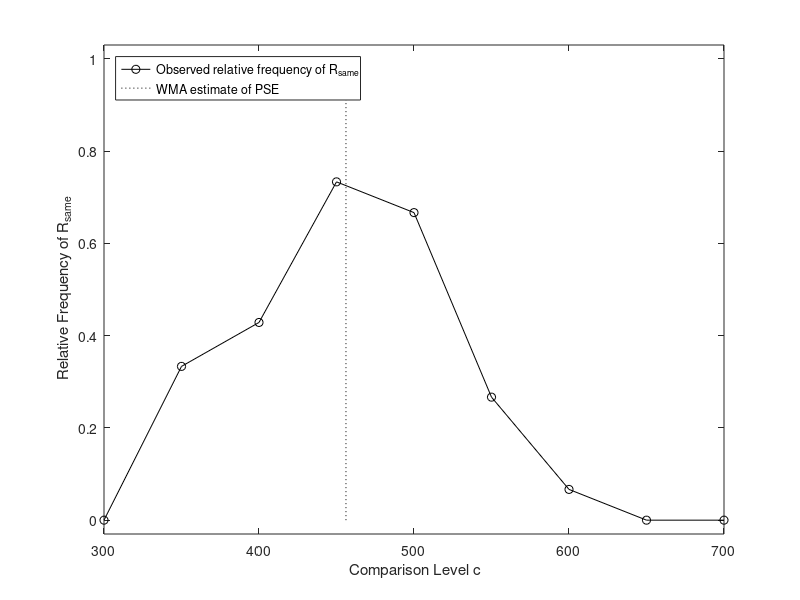

Write MATLAB code to recreate this figure.
%%estimates the parameters PSE and sigma according to the Waveform Moment Analysis
%%also gives CE, and provides bootstrap estimates of all parameters including SE and CI

%%Input 
c=[300 350 400 450 500 550 600 650 700];  %comparison duration
ns=[0 5 6 11 8 4 1 0 0]; %number of Rsame responses
nd=[15 10 8 4 4 11 14 15 14]; %number of Rdiffernt responses
standard=500; %standard duration

%% Waveform Moment Analysis
fiSame = ns./(ns+nd);      %relative frequency of "same" responses
fiStar = fiSame./sum(fiSame);
% check=sum(fiStar)  %should be == 1

PSE_WMA = sum(fiStar.*c);
Sigma_WMA = sqrt(sum((c-PSE_WMA).^2.*fiStar));
CE_WMA = PSE_WMA-standard;

%% Bootstrap for estimating SE
nSamples = 1000;
nTrials = ns+nd;
for j=1:length(fiSame)
    BSns(:,j)=sum(rand(nSamples, nTrials(j)) < fiSame(j),2);
end

for j=1:nSamples
    BSfiSame(j,:) = BSns(j,:)./nTrials;      %rel freq of "same" responses
    BSfiStar(j,:) = BSfiSame(j,:)./sum(BSfiSame(j,:));
    % check(j)=sum(BSfiStar(j,:));  %all values should be == 1
    
    BS_PSE_WMA(j)   = sum(BSfiStar(j,:).*c);
    BS_Sigma_WMA(j) = sqrt(sum((c-BS_PSE_WMA(j)).^2.*BSfiStar(j,:)));
    BS_CE_WMA(j)    = BS_PSE_WMA(j)-standard;
end

BootstrapMeans=[mean(BS_PSE_WMA), mean(BS_Sigma_WMA), mean(BS_CE_WMA)];
BootstrapSEMs =[std(BS_PSE_WMA), std(BS_Sigma_WMA), std(BS_CE_WMA)];
BootstrapCIs=[prctile(BS_PSE_WMA, 2.5), prctile(BS_Sigma_WMA,  2.5),...
    prctile(BS_CE_WMA,  2.5); prctile(BS_PSE_WMA, 97.5), ...
    prctile(BS_Sigma_WMA, 97.5), prctile(BS_CE_WMA, 97.5)];

%% Output
WMAEstimatesPSE_SD_CE = [PSE_WMA, Sigma_WMA, CE_WMA]
BootstrapEstimates = [BootstrapMeans; BootstrapSEMs; BootstrapCIs]

%% Observed function and PSE estimate
plot(c,fiSame,'blacko-',[PSE_WMA PSE_WMA],get(gca, 'ylim'),'k:')
xlabel(' Comparison Level c'); 
ylabel(' Relative Frequency of R_{same}');
ylim([-0.03 1.03])
legend('Observed relative frequency of R_{same}', ...
    'WMA estimate of PSE','Location','NorthWest')
